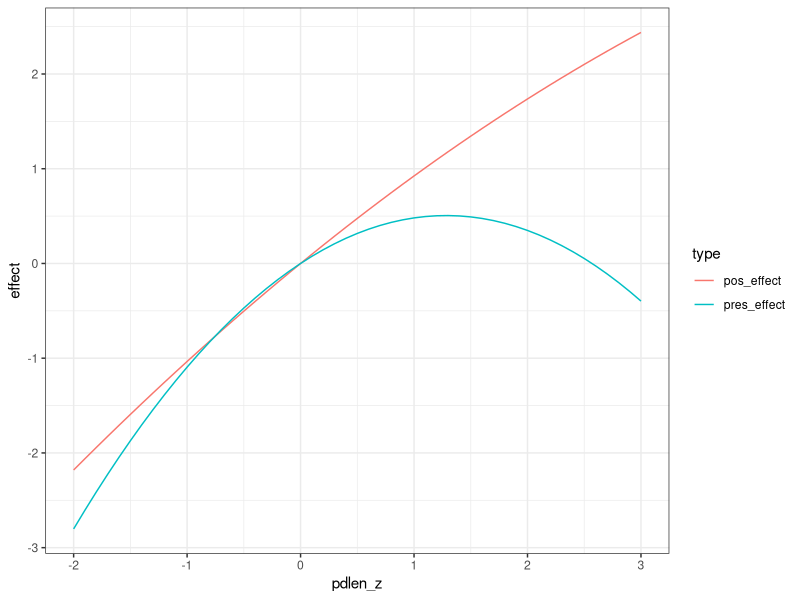
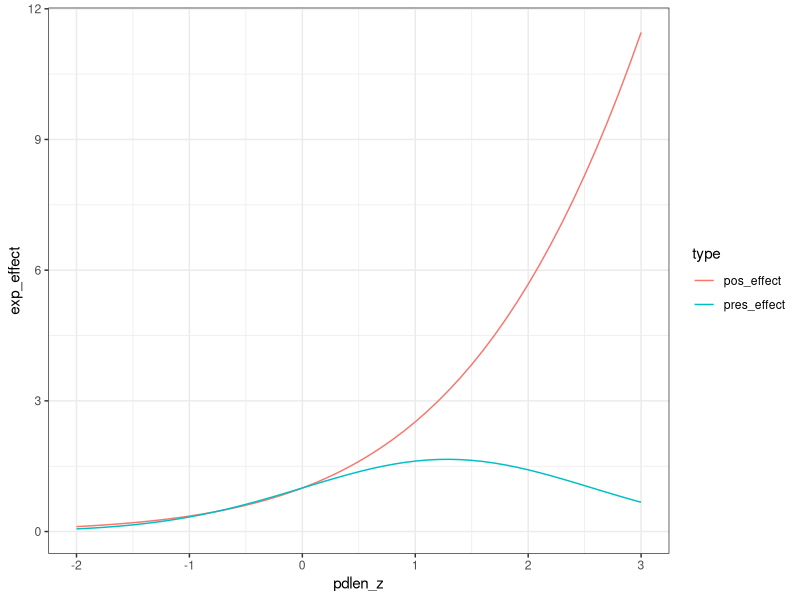
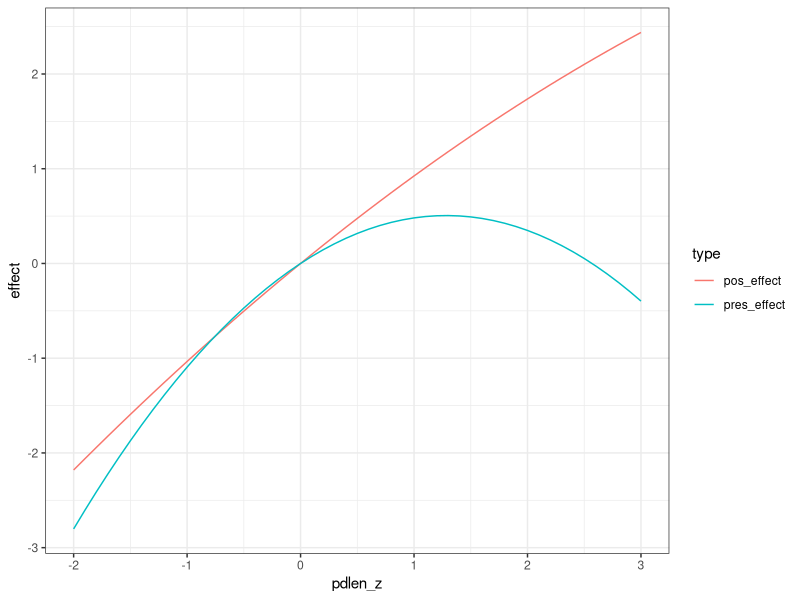

These charts were generated, in order, by the following R code:
# Example plot for covariate effects
# In cpp file, they are defined as
# vector<Type> zeta1_i = Q_ik * lambda1_k.matrix();
# vector<Type> zeta2_i = Q_ik * lambda2_k.matrix();
# parameter estimates from D:\Dropbox\Predator_Diets\2019-10-29-new_test\atlantic-cod_season-spring_covar-int-pdlenz-pdlenz2_gamma-pl-independent-years-no2spatial

library(tidyverse)

# Effect on probability of presence
lambda1_1 <- 7.876052e-01 
lambda1_2 <- -3.066623e-01

# Effect on positive model component
lambda2_1 <- 9.790713e-01
lambda2_2 <- -5.540185e-02

# predator lengths are z-scaled from cm
covdat <- tibble(pdlen_z = seq(-2, 3, 0.1)) %>%
  mutate(pres_effect = (lambda1_1*pdlen_z + lambda1_2*pdlen_z^2)) %>%
  mutate(pos_effect = (lambda2_1*pdlen_z + lambda2_2*pdlen_z^2)) %>%
  pivot_longer(cols = contains("_effect"), names_to = "type", values_to = "effect") %>%
  mutate(exp_effect = exp(effect))

ggplot(covdat, aes(x = pdlen_z, y = effect, color = type)) +
  geom_line() +
  theme_bw()
gitdir <- "C:/Users/Elizabeth Ng/Documents/GitHub/predator-diets"
ggsave(file.path(gitdir, "output", "cov-effect-cod-spring.pdf"), width = 6, height = 8, units = "in")

ggplot(covdat, aes(x = pdlen_z, y = exp_effect, color = type)) +
  geom_line() +
  theme_bw()

